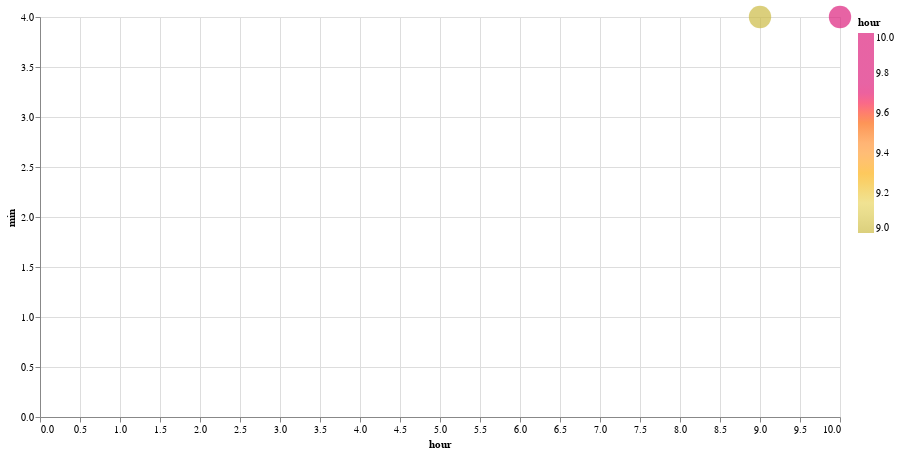

Notebook source saved alongside this figure:
### Code cell
df_sd1, df_sd2 = compare_approaches(
    stop_id="88949",
    organization_name="San Diego Metropolitan Transit System",
    route_id="834",
    stop_sequence=19,
)

### Figure 1 — Vega-Lite specification as saved in the notebook (floating-point values rounded to 4 significant figures)
{"config": {"view": {"continuousWidth": 300, "continuousHeight": 300}}, "data": {"name": "data-41d2c72865e2aa57a22beacbbbb5f53e"}, "mark": {"type": "circle", "size": 500}, "encoding": {"color": {"field": "hour", "scale": {"range": ["#ccbb44", "#e9d868", "#fcb40e", "#ff9c42", "#fc5c04", "#dd217d", "#dd217d", "#dd217d"]}, "type": "quantitative"}, "tooltip": [{"field": "hour", "type": "quantitative"}, {"field": "min", "type": "quantitative"}, {"field": "actual_arrival_lag_min", "type": "quantitative"}], "x": {"field": "hour", "type": "quantitative"}, "y": {"field": "min", "type": "quantitative"}}, "height": 400, "width": 800, "$schema": "https://vega.github.io/schema/vega-lite/v5.17.0.json", "datasets": {"data-41d2c72865e2aa57a22beacbbbb5f53e": [{"caltrans_district": "11 - San Diego", "schedule_gtfs_dataset_key": "baeeb157e85a901e47b828ef9fe75091", "feed_key": "db8c6e0cf5ece2a8cdb5bdc71d049bd1", "organization_name": "San Diego Metropolitan Transit System", "route_long_name": "West Santee Loop", "route_type": "Bus", "route_id": "834", "direction_id": 0.0, "stop_id": "88949", "stop_sequence": 19, "trip_instance_key": "374d1596c1010a2b9e089b99eed5cda8", "rt_arrival_sec": 32654, "scheduled_arrival_sec": 32760.0, "converted_rt_arrival": "2024-05-22T09:04:14", "converted_schd_arrival": "2024-05-22T09:06:00", "actual_arrival_lag_min": null, "scheduled_arrival_lag_min": null, "hour": 9, "min": 4}, {"caltrans_district": "11 - San Diego", "schedule_gtfs_dataset_key": "baeeb157e85a901e47b828ef9fe75091", "feed_key": "db8c6e0cf5ece2a8cdb5bdc71d049bd1", "organization_name": "San Diego Metropolitan Transit System", "route_long_name": "West Santee Loop", "route_type": "Bus", "route_id": "834", "direction_id": 0.0, "stop_id": "88949", "stop_sequence": 19, "trip_instance_key": "974a3571e3567999e8e359a207163d67", "rt_arrival_sec": 36275, "scheduled_arrival_sec": 36360.0, "converted_rt_arrival": "2024-05-22T10:04:35", "converted_schd_arrival": "2024-05-22T10:06:00", "actual_arrival_lag_min": 60.35, "scheduled_arrival_lag_min": 60.0, "hour": 10, "min": 4}]}}
